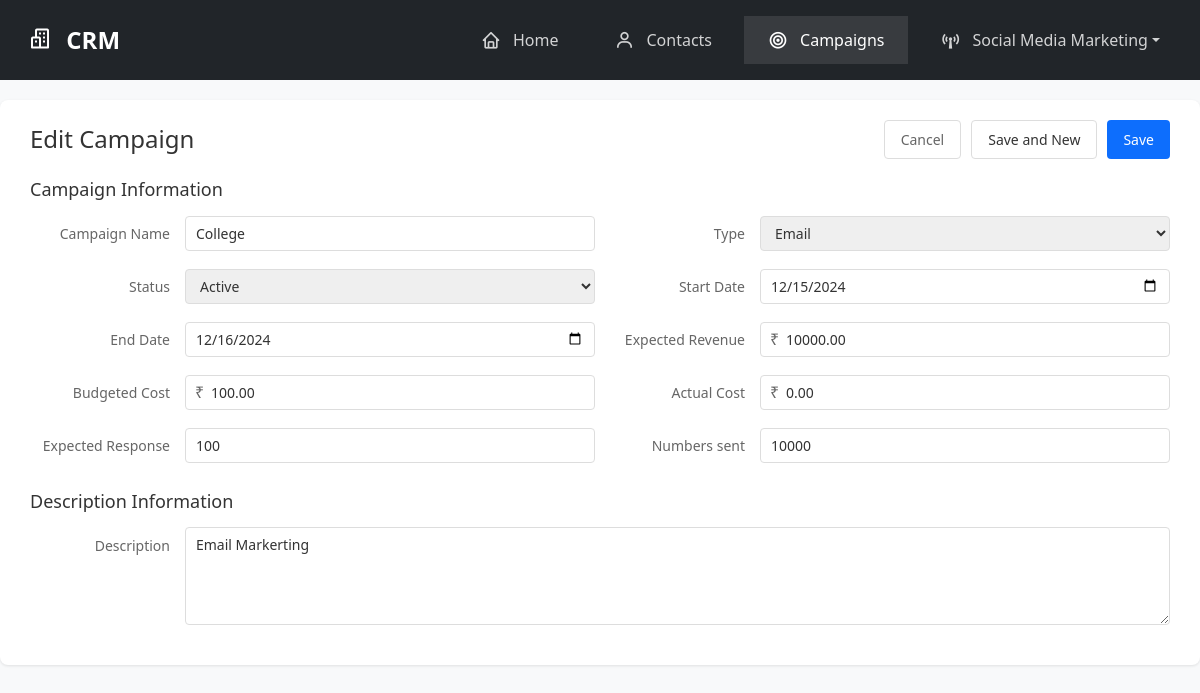
The page /campaigns/1/update/ on the database its author committed.
### core/models.py (models this page shows, shortened)
class Campaign(models.Model):
    CAMPAIGN_TYPES = [
        ('email', 'Email'),
        ('sms', 'SMS'),
        ('social', 'Social Media'),
        ('mail', 'Direct Mail'),
        ('other', 'Other'),
    ]
    CAMPAIGN_STATUS = [
        ('draft', 'Draft'),
        ('active', 'Active'),
        ('paused', 'Paused'),
        ('completed', 'Completed'),
        ('cancelled', 'Cancelled'),
    ]
    owner = models.ForeignKey(User, on_delete=models.CASCADE, related_name='campaigns', null=True, blank=True)
    name = models.CharField(max_length=200)
    type = models.CharField(max_length=50, choices=CAMPAIGN_TYPES, default='email')
    status = models.CharField(max_length=50, choices=CAMPAIGN_STATUS, default='draft')
    start_date = models.DateField()
    end_date = models.DateField()
    expected_revenue = models.DecimalField(max_digits=10, decimal_places=2)
    actual_revenue = models.DecimalField(max_digits=10, decimal_places=2, default=0)
    budgeted_cost = models.DecimalField(max_digits=10, decimal_places=2)
    actual_cost = models.DecimalField(max_digits=10, decimal_places=2)
    expected_response = models.PositiveIntegerField()
    numbers_sent = models.PositiveIntegerField()
    description = models.TextField()
    content = models.TextField(blank=True, null=True)
    subject = models.CharField(max_length=200, blank=True, null=True)
    sender_name = models.CharField(max_length=100, blank=True, null=True)
    sender_email = models.EmailField(blank=True, null=True)
    contacts = models.ManyToManyField(Contact, related_name='campaigns', blank=True)
    leads = models.ManyToManyField(Contact, related_name='lead_campaigns', blank=True)
    class Meta:
        ordering = ['-start_date']

### core/views.py (the view)
# urls.py: path('campaigns/<int:pk>/update/', views.CampaignUpdateView.as_view(), name='campaign_update'),
class CampaignUpdateView(UpdateView):
    model = Campaign
    form_class = CampaignForm
    template_name = 'core/campaign_form.html'
    success_url = reverse_lazy('core:campaign_list')

### core/templates/core/campaign_form.html (shortened to what this page needs)
{% extends 'core/base.html' %}
{% block content %}
<div class="container">
    <div class="header">
        <h1>{% if form.instance.pk %}Edit{% else %}Create{% endif %} Campaign</h1>
        <div class="button-group">
            <a href="{% url 'core:campaign_list' %}" class="btn btn-outline">Cancel</a>
            <button type="submit" form="campaignForm" name="action" value="save_and_new" class="btn btn-secondary">Save and New</button>
            <button type="submit" form="campaignForm" class="btn btn-primary">Save</button>
        </div>
    </div>
    <form id="campaignForm" method="post">
        <div class="form-section">
            <h2>Campaign Information</h2>
            <div class="form-grid">
                <div class="form-group">
                    <label for="{{ form.name.id_for_label }}">Campaign Name</label>
                    <div class="input-wrapper">
                        {{ form.name }}
                    </div>
                </div>
                <div class="form-group">
                    <label for="{{ form.type.id_for_label }}">Type</label>
                    <div class="input-wrapper">
                        {{ form.type }}
                    </div>
                </div>
                <div class="form-group">
                    <label for="{{ form.status.id_for_label }}">Status</label>
                    <div class="input-wrapper">
                        {{ form.status }}
                    </div>
                </div>
                <div class="form-group">
                    <label for="{{ form.start_date.id_for_label }}">Start Date</label>
                    <div class="input-wrapper">
                        {{ form.start_date }}
                    </div>
                </div>
                <div class="form-group">
                    <label for="{{ form.end_date.id_for_label }}">End Date</label>
                    <div class="input-wrapper">
                        {{ form.end_date }}
                    </div>
                </div>
                <div class="form-group">
                    <label for="{{ form.expected_revenue.id_for_label }}">Expected Revenue</label>
                    <div class="input-wrapper">
                        <div class="input-with-icon">
                            {{ form.expected_revenue }}
                        </div>
                    </div>
                </div>
                <div class="form-group">
                    <label for="{{ form.budgeted_cost.id_for_label }}">Budgeted Cost</label>
                    <div class="input-wrapper">
                        <div class="input-with-icon">
                            {{ form.budgeted_cost }}
                        </div>
                    </div>
                </div>
                <div class="form-group">
                    <label for="{{ form.actual_cost.id_for_label }}">Actual Cost</label>
                    <div class="input-wrapper">
                        <div class="input-with-icon">
                            {{ form.actual_cost }}
                        </div>
                    </div>
                </div>
                <div class="form-group">
                    <label for="{{ form.expected_response.id_for_label }}">Expected Response</label>
                    <div class="input-wrapper">
                        {{ form.expected_response }}
                    </div>
                </div>
                <div class="form-group">
                    <label for="{{ form.numbers_sent.id_for_label }}">Numbers sent</label>
                    <div class="input-wrapper">
                        {{ form.numbers_sent }}
                    </div>
                </div>
            </div>
        </div>
        <div class="form-section">
            <h2>Description Information</h2>
            <div class="description-group">
                <label for="{{ form.description.id_for_label }}">Description</label>
                <div class="input-wrapper">
                    {{ form.description }}
                </div>
            </div>
        </div>
    </form>
</div>
{% endblock %}

### core/templates/core/base.html (style rules this page uses)
body { background-color: #f8f9fa; }

### core/templates/core/campaign_form.html (style rules this page uses)
.container { max-width: 1200px; margin: 20px auto; background-color: white; padding: 20px 30px; border-radius: 8px; box-shadow: 0 1px 3px rgba(0,0,0,0.1); }
.header { display: flex; justify-content: space-between; align-items: center; margin-bottom: 20px; }
.header h1 { font-size: 24px; font-weight: 500; color: #333; margin: 0; }
.button-group { display: flex; gap: 10px; }
.btn { padding: 8px 16px; border-radius: 4px; font-size: 14px; cursor: pointer; border: 1px solid transparent; }
.btn-outline { border-color: #ddd; background: white; color: #666; }
.btn-secondary { background: white; border-color: #ddd; color: #333; }
.btn-primary { background: #0d6efd; color: white; border: none; }
.form-section { margin-bottom: 20px; }
.form-section h2 { font-size: 18px; font-weight: 500; color: #333; margin-bottom: 15px; }
.form-grid { display: grid; grid-template-columns: 1fr 1fr; gap: 10px; }
.form-group { display: flex; align-items: center; gap: 15px; margin-bottom: 8px; }
.form-group label { flex: 0 0 140px; text-align: right; color: #666; font-size: 14px; }
.form-group .input-wrapper { flex: 1; }
.form-control, select, input, textarea { width: 100%; padding: 6px 10px; border: 1px solid #ddd; border-radius: 4px; font-size: 14px; color: #333; }
.input-with-icon { position: relative; }
.input-with-icon input { padding-left: 25px; }
.input-with-icon::before { content: '₹'; position: absolute; left: 10px; top: 50%; transform: translateY(-50%); color: #666; }
textarea { min-height: 100px; resize: vertical; }
.description-group { display: flex; gap: 15px; }
.description-group label { flex: 0 0 140px; text-align: right; color: #666; font-size: 14px; padding-top: 8px; }
.description-group .input-wrapper { flex: 1; }

### rows shown on the page
Campaign: name "College", type "Email", status "Active", start_date "12/15/2024", end_date "12/16/2024", expected_revenue "10000.00", budgeted_cost "100.00", actual_cost "0.00", expected_response "100", numbers_sent "10000", description "Email Markerting"
